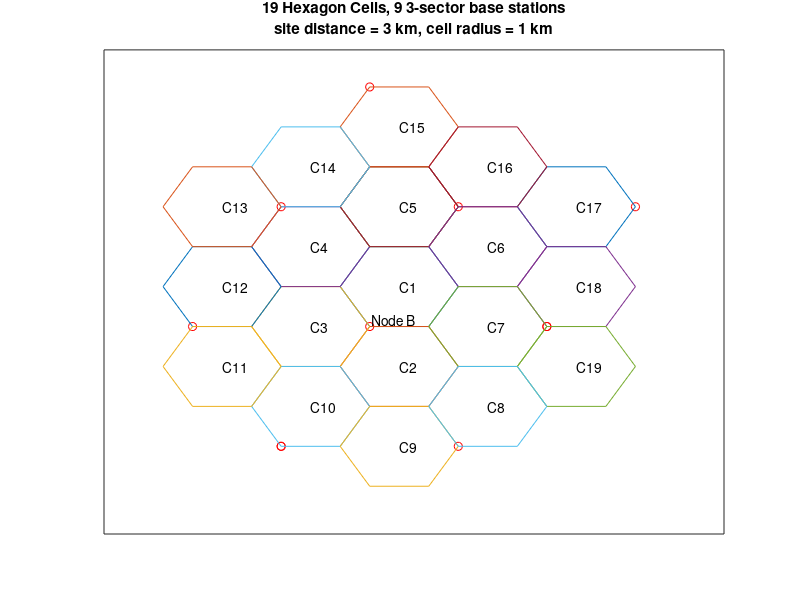

This figure's MATLAB source:
%  Cell19_1km : 
%   this file generate the plot of 19 Celluers, 19 Node Bs
%   each 3-sector site located in the edge of each single cell 
%
%   simulate the rality as 
%      figure r_one 3 sector cell site lies at the edge of severl cells
%
%   other reference: 
%  "Selection procedures for the choice of radio transmission technologies
%  of the UMTS"
%   3GPP UMTS Cellular layout of UMTS@ TR 101 112 V3.2.0 Figure 1.3.4.3.A
%       site distance = 6/1.5km; cell radius  = 2km /500m
%  
%   Parameters in this file: site distance = 1 km, cell radius = 1/3 km
%   Xu qing  20 Feb. 2012 
%
%  needed m-files: none
clear all;
close all;

% BSs's positons & MB's range
t=linspace(0,2*pi,7);
plot(0,0,'ro');             text(0.01, 0.05,'Node B');
grid on;
hold on;

bsx1=cos(t);
bsy1=sin(t);

bsx2=sqrt(3)*cos(t-pi/6);
bsy2=sqrt(3)*sin(t-pi/6);

% BS's locations
plot(bsx1,bsy1,'ro');
plot(1.5,0.866,'ro'); plot(-0.5,-0.866,'ro'); %plot(2*bsx1,2*bsy1,'mo');
plot(0,1.732,'ro');    %plot(bsx2,bsy2,'ko');


BScoordinate_1km = [bsx1,bsx2,2*bsx1;bsy1,bsy2,2*bsy1];   % in meter

% Cell's coverage
% initial cell, central from the original point
cx0=cos(t)/3;     
cy0=sin(t)/3;     

cx1=cx0+1/6;            text(1/6, sqrt(3)/6,'C1');
cy1=cy0+sqrt(3)/6;
cx2=cx0+1/6;            text(1/6, -sqrt(3)/6,'C2');
cy2=cy0-sqrt(3)/6;

cx3=cx0-1/3;               text(-1/3, 0,'C3');
cy3=cy0;
cx4=cx0-1/3;               text(-1/3, sqrt(3)/3,'C4');
cy4=cy0+1/sqrt(3);

plot(cx1,cy1); 
plot(cx2,cy2); 
plot(cx3,cy3); 
plot(cx4,cy4);

plot(cx0+1/6, cy0+ sqrt(3)/2);
plot(cx3,cy3-1/sqrt(3));    text(-1/3, -1/sqrt(3),'C10');

plot(cx1,cy1+1/sqrt(3));    text(1/6,sqrt(3)/2,'C5');
plot(cx1+1,cy1+1/sqrt(3));  text(7/6,sqrt(3)/2,'C17');
plot(cx1,cy1+2/sqrt(3));    text(1/6,2.5/sqrt(3),'C15');
plot(cx2,cy2-sqrt(3)/3);    text(1/6,-sqrt(3)/2,'C9');
plot(cx1+1,cy1);            text(7/6,sqrt(3)/6,'C18');
plot(cx2+1,cy2);            text(7/6,-sqrt(3)/6,'C19');
plot(cx4,cy4+1/sqrt(3));    text(-1/3,2*sqrt(3)/3,'C14');
plot(cx4+1,cy4+1/sqrt(3));  text(2/3,2*sqrt(3)/3,'C16');

plot(cx1-1,cy1);            text(-5/6,sqrt(3)/2,'C13');
plot(cx1-1,cy1+1/sqrt(3));  text(-5/6,sqrt(3)/6,'C12');
plot(cx2-1,cy2);            text(-5/6,-sqrt(3)/6,'C11');
plot(cx4+1,cy4);            text(2/3,sqrt(3)/3,'C6');
plot(cx3+1,cy3);            text(2/3,0,'C7');
plot(cx3+1,cy3-1/sqrt(3));  text(2/3,-1/sqrt(3),'C8');

cellRadius = 1;   
Num = 1:1:5;
UserNear = zeros(2,length(Num));
UserFar = zeros(2,2*length(Num));
UserMid = zeros(2,2*length(Num));
userCoverage = 0.95;         % random coverage 
UserRb = zeros(1,length(Num));

% Generate UEs randomly distributed in the central Cell
for i=1: length(Num)    
    UserNear(:,i)= [-0.1+0.1*rand(1); 0.2+0.1*rand(1)];  % x:[-0.1,0.1],y:[0.2,0.3]
    UserNear(:,2*i)= [0.1*rand(1); 0.1+0.1*rand(1)];  % x:[0,0.1],y:[0.1,0.2]    
    UserNear(:,3*i)= [0.1*rand(1); 0.1*rand(1)];  % x:[0.1,0.2],y:[0,0.1]    
    
    UserFar(:,i)=[0.75 + 0.25*rand(1); 1.2 + (1.732-1.2)*rand(1)]/3;
    UserFar(:,2*i)=[0.1*rand(1); 0.45+ 0.1*rand(1)];    %x[0, 0.1],y[0.45,0.55]
    UserFar(:,3*i)=[0.1+0.1*rand(1); 0.5+ 0.05*rand(1)];    %x[0.1, 0.2],y[0.5,0.55]
    
    UserMid(:,i)= [0.3*rand(1); 0.25+ 0.15*rand(1)];  % x:[0,0.3], y: [0.25,0.4]
    UserMid(:,2*i)= [0.1*rand(1); 0.4+ 0.*rand(1)]; % x:[0,0.1], y: [0.4,0.5]
    UserMid(:,3*i)= [0.25+0.1*rand(1); 0.15+ 0.1*rand(1)]; % x:[0.25,0.35], y: [0.15,0.25]
    
    %plot(UserNear(1,i),UserNear(2,i),'k.'); % 15 users 
    %plot(UserNear(1,2*i),UserNear(2,2*i),'k.');
    %plot(UserNear(1,3*i),UserNear(2,3*i),'k.');
    
    %plot(UserFar(1,i),UserFar(2,i),'r*');  
    %plot(UserFar(1,2*i),UserFar(2,2*i),'r*');  
    %plot(UserFar(1,3*i),UserFar(2,3*i),'r*');  
    
    %plot(UserMid(1,i),UserMid(2,i),'m+');             
    %plot(UserMid(1,2*i),UserMid(2,2*i),'m+');             
    %plot(UserMid(1,3*i),UserMid(2,3*i),'m+');     
end

%ylim([-1.4 1.9]) ;
xlim([-1.5,2]);
grid off;

set(gca,'ytick',[]);
set(gca,'xtick',[]);

%title({'User distributions in near/median/far scenarios'});
%title({'19 Hexagon Cells, 9 3-sector BSs'; ...,
%    'site distance = 1000 m, cell radius = 1/3 = 333.3 m'});
title({'19 Hexagon Cells, 9 3-sector base stations'; ...,
    'site distance = 3 km, cell radius = 1 km'});
%UEs close to and far from BS1



